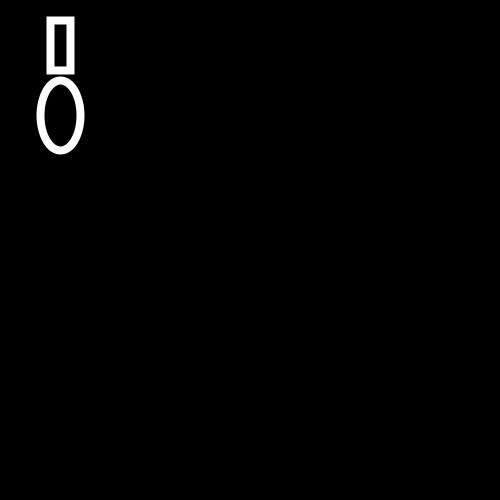
Frame 1 (no input)
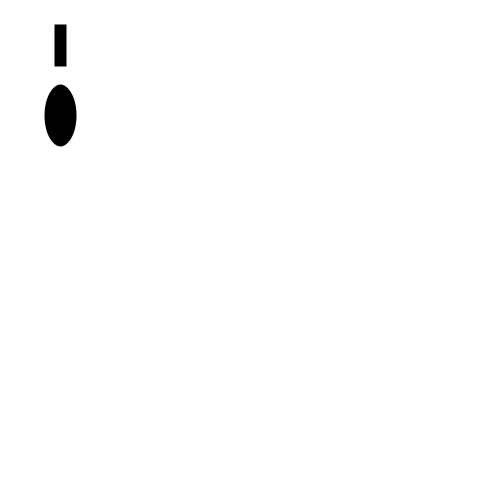
Frame 60 (the mouse pressed at the canvas centre just before this capture)
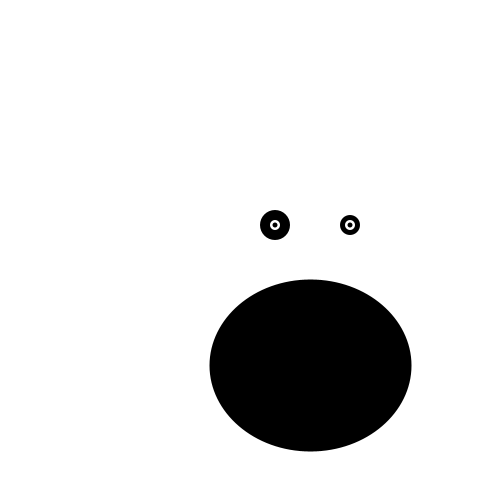
Frame 120 (the mouse held since frame 60 and released just before this capture)

The Processing sketch that drew these frames (run headless with seeded random() and noise(); from frame 60 on, the mouse is pressed at the canvas centre):

// Processing sketch: processing_6664
// ── processing_6664.pde

void setup() {
  size(500,500);
}
void draw() {
  frameRate(40);
  int type = frameCount % 20;
  

  println(type);


  if(type == 0 ) {
    background (255);
  } 
  else if (type == 1) {
    background (0);
    smooth ();
   

  }
  


  noStroke();
  fill(255);
  ellipse(mouseX+25,mouseY-25,40,40);
  ellipse(mouseX+100, mouseY-25, 60, 20);
  fill(0);
  ellipse(mouseX+25,mouseY-25,30,30);
  ellipse(mouseX+25,mouseY-25,20,20);
  ellipse(mouseX+100, mouseY-25, 20, 20);
  fill(255);
  ellipse(mouseX+25,mouseY-25,10,10);
  ellipse(mouseX+100, mouseY-25, 10, 10);
  fill(0);
  ellipse(mouseX+25,mouseY-25,5,5);
  ellipse(mouseX+100, mouseY-25, 5, 5);

  
//MOUTH AND NOSE
  stroke(255);
  strokeWeight (8);
  fill(0);
  rect(mouseX +50,mouseY +20,20,50);
  ellipse(mouseX+60,mouseY+115,mouseX-40,mouseY-70);
}
